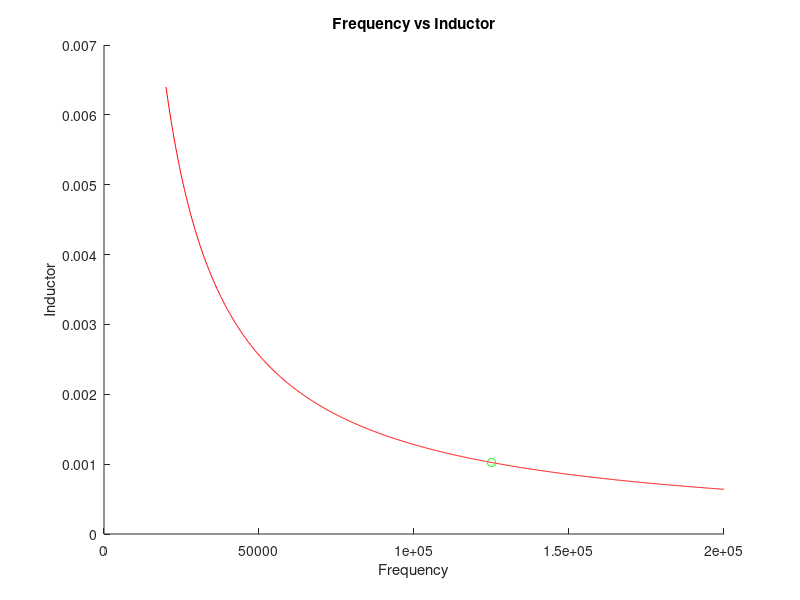
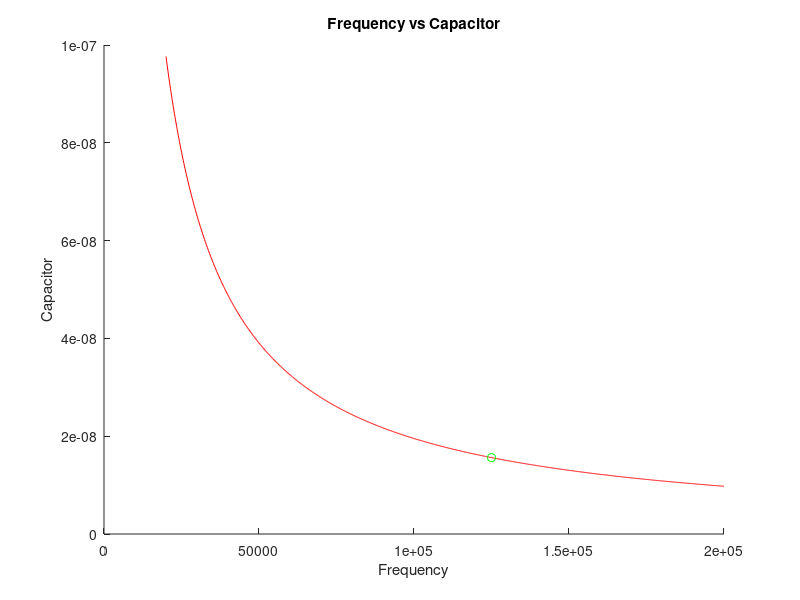
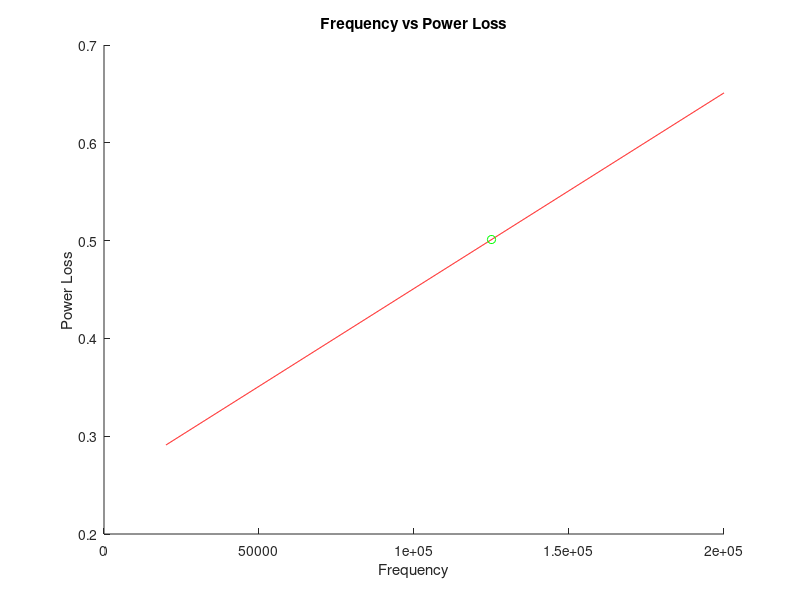

These figures' MATLAB source, in order:
%Design Problem
%Assumptions: That the peak to peak ripple is exactly 5% in both cases for
%simplicity. Peaked an arbitrary frequency and matched the corresponding
%inductor and capacitance value based off the static ripple and static
%frequency. Maintained basic boost converter configuration. Also made the
%thermal heatsink temperature the maximum allowable temperature
clc; close all; clear;
D = 0.80;%Duty Cycle
Iout = 0.50;%Output Current (A)
Pout = 100;%Output Power (W)
Iin = 2.50;%Input Current (A)
Vin = 40;%Input Voltage (V) 
Vout = 200;%Output Voltage (V)
RDS_on = 50e-3;
Qrr = 10e-9;
Vf = 0.50;%Forward Voltage (V)
Ta = 40;%Ambient Temperature (C)
Ts = 85;%Heatsink Temperature (C)
tON = 20e-9;%On Time (s)
tOFF = 50e-9;%Off Time (s)
fValue = 125e3;%125kHz gate frequency

fs = linspace(20e3, 200e3,1000);%vary frequency from [20,200] kHz
%Equations
%5% ripple value for inductor current
iLMax = Iin * 1.05;
iLMin = Iin * 0.95;
iLpp = iLMax - iLMin;
L = ((Vin*D)./(iLpp.*fs));
figure()
hold on;
plot(fs,L,'r');
[~,index] = min(abs(fs - fValue));
plot(fValue,L(index),'go');
xlabel('Frequency')
ylabel('Inductor');
title('Frequency vs Inductor')

%5% ripple value capacitor voltage
VcMax = Vout * 1.05;
VcMin = Vout * 0.95;
Vcpp = VcMax - VcMin;
C = ((Vout * (1-D))./(8.*L.*Vcpp.*fs.^2));
figure()
hold on;
plot(fs,C,'r');
plot(fValue,C(index),'go');
xlabel('Frequency')
ylabel('Capacitor');
title('Frequency vs Capacitor')

%Power Loss
iQ1func = @(t) (((iLMax - iLMin/D).*t).^2);
iQ1RMS = sqrt(integral(iQ1func,0,D)); 
PcondQ1 = (iQ1RMS.^2).*RDS_on;
PswQ1 = 0.50*Vout*Iin*(tON + tOFF);
PcondD1 = Vf*Iin*(1-D);
PswD1 = Qrr.*Vout.*fs;
PQ1TOT = PcondQ1 + PswQ1;
PQ2TOT = PcondD1 + PswD1;
PTOT = PQ1TOT + PQ2TOT;
Rsa = (Ts - Ta)./(PTOT(index));
figure()
hold on
plot(fs,PTOT,'r');
plot(fValue, PTOT(index), 'go');
xlabel('Frequency')
ylabel('Power Loss');
title('Frequency vs Power Loss')

%Results
fprintf('Topology | Boost\nSwitchs | 2: 1 Diode and 1 MOSFET\n');
fprintf('Inductor Value | %d H\nCapacitor Value | %d F\n',L(index), C(index));
fprintf('Frequency | %d Hz\n', fValue);
fprintf('Total Power Loss | %f W\n', PTOT(index));
fprintf('Thermal Resistance | %f Ohms\n',Rsa);
